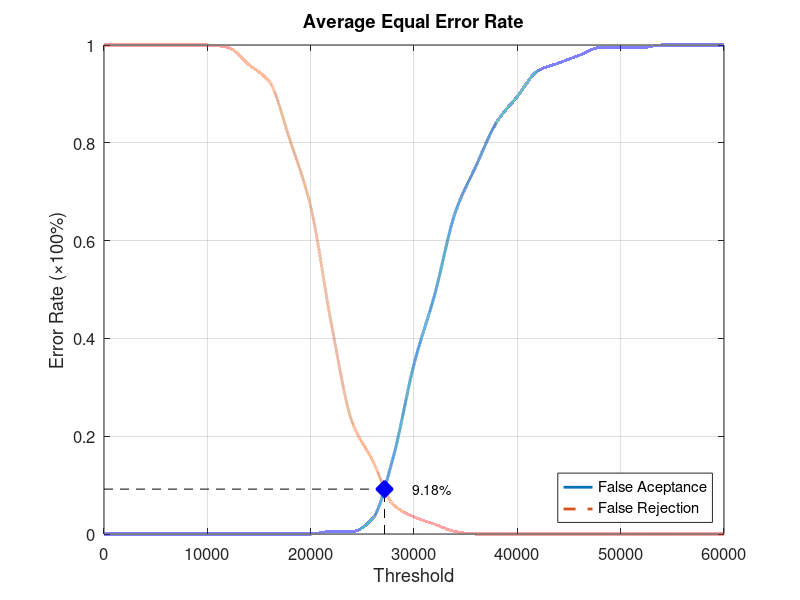
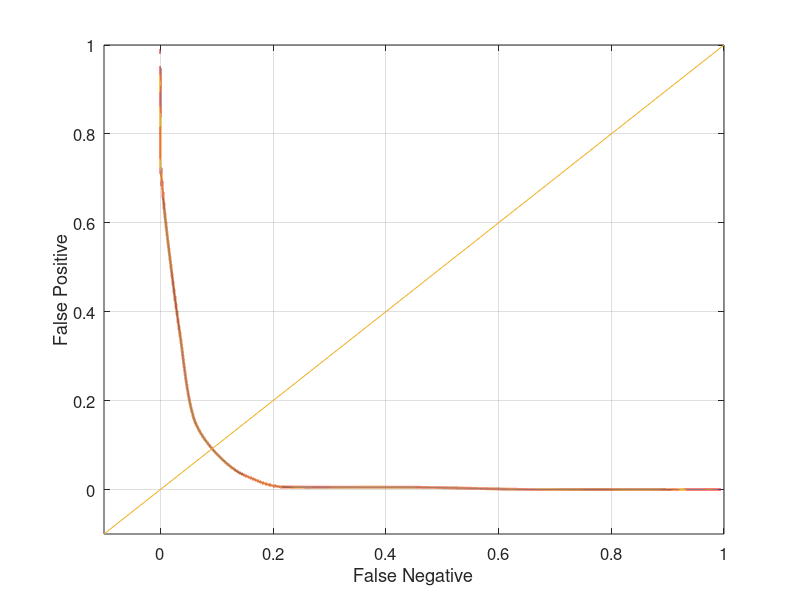

These charts were generated, in order, by the following MATLAB code:
function yEER = Database4_4
close all;
clear;
clc;
x = 0:2000:60000;
xq = 0:0.5:60000;

y0 = [0 0 0 0 0 0 0 0 0 0 0 0.00526316 0.00526316 0.0315789 0.157895 0.347368 0.489474 0.657895 0.752632 0.842105 0.894737 0.947368 0.963158 0.978947 0.994737 0.994737 0.994737 1 1 1 1];
yy0 = interp1(x, y0, xq, 'pchip');
y1 = [1 1 1 1 1 1 0.995 0.96 0.925 0.805 0.67 0.43 0.23 0.15 0.06 0.035 0.02 0.005 0 0 0 0 0 0 0 0 0 0 0 0 0];
yy1 = interp1(x, y1, xq, 'pchip');

% Calculating EER: 
y2 = abs(y0 - y1);
find(y2 == min(y2))
yy2 = abs(yy0 - yy1);
xEER = find(yy2 == min(yy2));
xEERIndex = xq(xEER) % X-axis EER
yEER = yy0(xEER) % Y-axis EER

main = figure
plot(xq, yy0,'-','LineWidth', 2);	hold on
plot(xq, yy1,'--','LineWidth', 2);	hold on
plot([xEERIndex xEERIndex], [0 yEER], 'k--');	hold on
plot([0 xEERIndex], [yEER yEER], 'k--');	hold on
plot(xEERIndex, yEER, 'bx', 'LineWidth', 10);	hold on
text(xEERIndex + 10 * xEERIndex / 100, yEER, [num2str(round((10000 * yEER)) / 100) '%'])
legend('False Aceptance', 'False Rejection', 'Location', 'SouthEast')
xlabel('Threshold')
ylabel('Error Rate (\times100%)')
title('Average Equal Error Rate')
set(gca, 'FontSize', 12)
axis([0 60000 0 1])
grid on

print(main, 'Database4_4Main', '-dpng');
FNRxFPR = figure('Color', [1 1 1]);
plot(yy1, yy0, '-', yy1, yy0, 'LineWidth', 2);
hold on
y = -0.1:0.1:1
plot(y, y); 
set(gca, 'FontSize', 12)
xlabel('False Negative')
ylabel('False Positive')
axis([-0.1 1 -0.1 1])
set(gca, 'FontSize', 12)
grid on

print(FNRxFPR, 'Database4_4FNRxFPR','-dpng');
end
